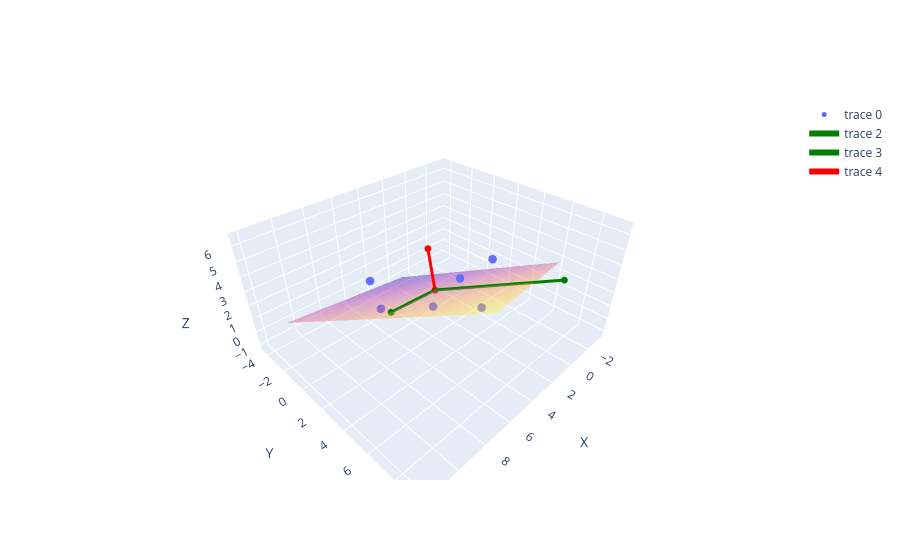

The cell this chart's notebook holds for it:
### Code cell
A = np.array([
    [8, 2, 3],
    [1, 4, 4],
    [5,5,5],
    [5,-3,1],
    [3,5,2],
    [4,2,1],
])

center = A.mean(axis=0)

A_centered = A - center


AtA = A_centered.T @ A_centered
# AtA = A_centered @ A_centered.T


eigenvalues, eigenvectors = np.linalg.eigh(AtA)

idx = np.argsort(eigenvalues)[::-1]

eigenvalues = eigenvalues[idx]
eigenvectors = eigenvectors[:, idx]

print('СВ и СЗ матрицы A:')
for i in range(eigenvectors.shape[1]):
    print(f"СВ: {eigenvectors[:,i]}; СЗ: {eigenvalues[i]}")

pc1 = eigenvectors[:,0]
pc2 = eigenvectors[:,1]
normal = eigenvectors[:,2]


scale = 6

u = np.linspace(-scale, scale, 10)
v = np.linspace(-scale, scale, 10)

uu, vv = np.meshgrid(u, v)

plane_points = center + uu[...,None]*pc1 + vv[...,None]*pc2

xx = plane_points[:,:,0]
yy = plane_points[:,:,1]
zz = plane_points[:,:,2]

plane = go.Surface(
    x=xx,
    y=yy,
    z=zz,
    opacity=0.4,
    showscale=False
)

points = go.Scatter3d(
    x=A[:,0],
    y=A[:,1],
    z=A[:,2],
    mode='markers',
    marker=dict(size=5)
)

def arrow(origin, vec, length, color):

    vec = vec / np.linalg.norm(vec) * length
    end = origin + vec

    return go.Scatter3d(
        x=[origin[0], end[0]],
        y=[origin[1], end[1]],
        z=[origin[2], end[2]],
        mode="lines+markers",
        line=dict(color=color, width=6),
        marker=dict(size=4, color=color)
    )

scale = 1

arrows = []

arrows.append(arrow(center, pc1, scale*np.sqrt(eigenvalues[0]), "green"))
arrows.append(arrow(center, pc2, scale*np.sqrt(eigenvalues[1]), "green"))
arrows.append(arrow(center, normal, scale*np.sqrt(eigenvalues[2]), "red"))


fig = go.Figure(
    data=[points, plane] + arrows
)

fig.update_layout(
    scene=dict(
        xaxis_title="X",
        yaxis_title="Y",
        zaxis_title="Z"
    )
)

fig.show()

### Figure 1 — Plotly figure (JSON) as saved in the notebook; plotly's stock layout.template omitted (floating-point values rounded to 4 significant figures)
{"data": [{"marker": {"size": 5}, "mode": "markers", "type": "scatter3d", "x": [8, 1, 5, 5, 3, 4], "y": [2, 4, 5, -3, 5, 2], "z": [3, 4, 5, 1, 2, 1]}, {"opacity": 0.4, "showscale": false, "type": "surface", "x": [[1.081, 0.5879, 0.09514, -0.3976, -0.8903, -1.383, -1.876, -2.368, -2.861, -3.354], [2.296, 1.803, 1.311, 0.818, 0.3253, -0.1675, -0.6602, -1.153, -1.646, -2.138], [3.512, 3.019, 2.526, 2.034, 1.541, 1.048, 0.5554, 0.06266, -0.4301, -0.9228], [4.727, 4.235, 3.742, 3.249, 2.756, 2.264, 1.771, 1.278, 0.7855, 0.2928], [5.943, 5.45, 4.957, 4.465, 3.972, 3.479, 2.986, 2.494, 2.001, 1.508], [7.158, 6.666, 6.173, 5.68, 5.187, 4.695, 4.202, 3.709, 3.217, 2.724], [8.374, 7.881, 7.388, 6.896, 6.403, 5.91, 5.418, 4.925, 4.432, 3.939], [9.589, 9.097, 8.604, 8.111, 7.619, 7.126, 6.633, 6.14, 5.648, 5.155], [10.8, 10.31, 9.82, 9.327, 8.834, 8.341, 7.849, 7.356, 6.863, 6.371], [12.02, 11.53, 11.04, 10.54, 10.05, 9.557, 9.064, 8.572, 8.079, 7.586]], "y": [[-4.327, -3.169, -2.012, -0.8543, 0.3031, 1.461, 2.618, 3.775, 4.933, 6.09], [-3.967, -2.81, -1.652, -0.4947, 0.6627, 1.82, 2.978, 4.135, 5.292, 6.45], [-3.607, -2.45, -1.293, -0.1351, 1.022, 2.18, 3.337, 4.495, 5.652, 6.809], [-3.248, -2.09, -0.933, 0.2245, 1.382, 2.539, 3.697, 4.854, 6.012, 7.169], [-2.888, -1.731, -0.5734, 0.5841, 1.741, 2.899, 4.056, 5.214, 6.371, 7.529], [-2.529, -1.371, -0.2138, 0.9436, 2.101, 3.259, 4.416, 5.573, 6.731, 7.888], [-2.169, -1.012, 0.1458, 1.303, 2.461, 3.618, 4.776, 5.933, 7.09, 8.248], [-1.809, -0.652, 0.5054, 1.663, 2.82, 3.978, 5.135, 6.293, 7.45, 8.607], [-1.45, -0.2925, 0.865, 2.022, 3.18, 4.337, 5.495, 6.652, 7.81, 8.967], [-1.09, 0.06714, 1.225, 2.382, 3.539, 4.697, 5.854, 7.012, 8.169, 9.327]], "z": [[-1.183, -0.7406, -0.2987, 0.1433, 0.5853, 1.027, 1.469, 1.911, 2.353, 2.795], [-0.7692, -0.3272, 0.1148, 0.5567, 0.9987, 1.441, 1.883, 2.325, 2.767, 3.209], [-0.3558, 0.08617, 0.5282, 0.9702, 1.412, 1.854, 2.296, 2.738, 3.18, 3.622], [0.05759, 0.4996, 0.9416, 1.384, 1.826, 2.268, 2.71, 3.152, 3.594, 4.036], [0.471, 0.913, 1.355, 1.797, 2.239, 2.681, 3.123, 3.565, 4.007, 4.449], [0.8844, 1.326, 1.768, 2.21, 2.652, 3.094, 3.536, 3.978, 4.42, 4.862], [1.298, 1.74, 2.182, 2.624, 3.066, 3.508, 3.95, 4.392, 4.834, 5.276], [1.711, 2.153, 2.595, 3.037, 3.479, 3.921, 4.363, 4.805, 5.247, 5.689], [2.125, 2.567, 3.009, 3.451, 3.893, 4.335, 4.777, 5.219, 5.661, 6.103], [2.538, 2.98, 3.422, 3.864, 4.306, 4.748, 5.19, 5.632, 6.074, 6.516]]}, {"line": {"color": "green", "width": 6}, "marker": {"color": "green", "size": 4}, "mode": "lines+markers", "type": "scatter3d", "x": [4.333, 1.55], "y": [2.5, 9.038], "z": [2.667, 5.163]}, {"line": {"color": "green", "width": 6}, "marker": {"color": "green", "size": 4}, "mode": "lines+markers", "type": "scatter3d", "x": [4.333, 8.737], "y": [2.5, 3.803], "z": [2.667, 4.164]}, {"line": {"color": "red", "width": 6}, "marker": {"color": "red", "size": 4}, "mode": "lines+markers", "type": "scatter3d", "x": [4.333, 3.889], "y": [2.5, 1.469], "z": [2.667, 4.871]}], "layout": {"scene": {"xaxis": {"title": {"text": "X"}}, "yaxis": {"title": {"text": "Y"}}, "zaxis": {"title": {"text": "Z"}}}}}
